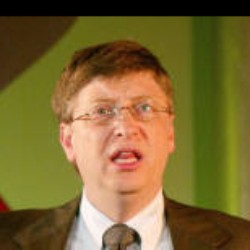
#> input picture facenet/lfw_subset/Bill_Gates/Bill_Gates_0001.jpg, 250 x 250 px, found by its file name
$ jupyter execute --allow-errors 'FaceNet for recognition and clustering.ipynb'   (shell and % lines are left out)   (older library calls are emulated)
#> lines starting #> are read from the running program, lines starting #| are printed output that depends on the picture
### facenet/align/align_dlib.py
# Copyright 2015-2016 Carnegie Mellon University
#
# Licensed under the Apache License, Version 2.0 (the "License");
# you may not use this file except in compliance with the License.
# You may obtain a copy of the License at
#
#     http://www.apache.org/licenses/LICENSE-2.0
#
# Unless required by applicable law or agreed to in writing, software
# distributed under the License is distributed on an "AS IS" BASIS,
# WITHOUT WARRANTIES OR CONDITIONS OF ANY KIND, either express or implied.
# See the License for the specific language governing permissions and
# limitations under the License.

"""Module for dlib-based alignment."""

# NOTE: This file has been copied from the openface project.
#  https://github.com/cmusatyalab/openface/blob/master/openface/align_dlib.py

import cv2
import dlib
import numpy as np

TEMPLATE = np.float32([
    (0.0792396913815, 0.339223741112), (0.0829219487236, 0.456955367943),
    (0.0967927109165, 0.575648016728), (0.122141515615, 0.691921601066),
    (0.168687863544, 0.800341263616), (0.239789390707, 0.895732504778),
    (0.325662452515, 0.977068762493), (0.422318282013, 1.04329000149),
    (0.531777802068, 1.06080371126), (0.641296298053, 1.03981924107),
    (0.738105872266, 0.972268833998), (0.824444363295, 0.889624082279),
    (0.894792677532, 0.792494155836), (0.939395486253, 0.681546643421),
    (0.96111933829, 0.562238253072), (0.970579841181, 0.441758925744),
    (0.971193274221, 0.322118743967), (0.163846223133, 0.249151738053),
    (0.21780354657, 0.204255863861), (0.291299351124, 0.192367318323),
    (0.367460241458, 0.203582210627), (0.4392945113, 0.233135599851),
    (0.586445962425, 0.228141644834), (0.660152671635, 0.195923841854),
    (0.737466449096, 0.182360984545), (0.813236546239, 0.192828009114),
    (0.8707571886, 0.235293377042), (0.51534533827, 0.31863546193),
    (0.516221448289, 0.396200446263), (0.517118861835, 0.473797687758),
    (0.51816430343, 0.553157797772), (0.433701156035, 0.604054457668),
    (0.475501237769, 0.62076344024), (0.520712933176, 0.634268222208),
    (0.565874114041, 0.618796581487), (0.607054002672, 0.60157671656),
    (0.252418718401, 0.331052263829), (0.298663015648, 0.302646354002),
    (0.355749724218, 0.303020650651), (0.403718978315, 0.33867711083),
    (0.352507175597, 0.349987615384), (0.296791759886, 0.350478978225),
    (0.631326076346, 0.334136672344), (0.679073381078, 0.29645404267),
    (0.73597236153, 0.294721285802), (0.782865376271, 0.321305281656),
    (0.740312274764, 0.341849376713), (0.68499850091, 0.343734332172),
    (0.353167761422, 0.746189164237), (0.414587777921, 0.719053835073),
    (0.477677654595, 0.706835892494), (0.522732900812, 0.717092275768),
    (0.569832064287, 0.705414478982), (0.635195811927, 0.71565572516),
    (0.69951672331, 0.739419187253), (0.639447159575, 0.805236879972),
    (0.576410514055, 0.835436670169), (0.525398405766, 0.841706377792),
    (0.47641545769, 0.837505914975), (0.41379548902, 0.810045601727),
    (0.380084785646, 0.749979603086), (0.477955996282, 0.74513234612),
    (0.523389793327, 0.748924302636), (0.571057789237, 0.74332894691),
    (0.672409137852, 0.744177032192), (0.572539621444, 0.776609286626),
    (0.5240106503, 0.783370783245), (0.477561227414, 0.778476346951)])

INV_TEMPLATE = np.float32([
                            (-0.04099179660567834, -0.008425234314031194, 2.575498465013183),
                            (0.04062510634554352, -0.009678089746831375, -1.2534351452524177),
                            (0.0003666902601348179, 0.01810332406086298, -0.32206331976076663)])

TPL_MIN, TPL_MAX = np.min(TEMPLATE, axis=0), np.max(TEMPLATE, axis=0)
MINMAX_TEMPLATE = (TEMPLATE - TPL_MIN) / (TPL_MAX - TPL_MIN)


class AlignDlib:
    """
    Use `dlib's landmark estimation <http://blog.dlib.net/2014/08/real-time-face-pose-estimation.html>`_ to align faces.

    The alignment preprocess faces for input into a neural network.
    Faces are resized to the same size (such as 96x96) and transformed
    to make landmarks (such as the eyes and nose) appear at the same
    location on every image.

    Normalized landmarks:

    .. image:: ../images/dlib-landmark-mean.png
    """

    #: Landmark indices corresponding to the inner eyes and bottom lip.
    INNER_EYES_AND_BOTTOM_LIP = [39, 42, 57]

    #: Landmark indices corresponding to the outer eyes and nose.
    OUTER_EYES_AND_NOSE = [36, 45, 33]

    def __init__(self, facePredictor):
        """
        Instantiate an 'AlignDlib' object.

        :param facePredictor: The path to dlib's
        :type facePredictor: str
        """
        assert facePredictor is not None

        #pylint: disable=no-member
        self.detector = dlib.get_frontal_face_detector()
        self.predictor = dlib.shape_predictor(facePredictor)

    # [103 lines left out: functions getAllFaceBoundingBoxes, getLargestFaceBoundingBox, findLandmarks, align, not called in this run]

### facenet/FaceNet for recognition and clustering.ipynb
[cell 1]
from IPython.core.display import HTML
HTML("""
<style>

div.text_cell_render { /* Customize text cells */

font-size:1.1em;
line-height:1.4em;

}
</style>
""")

[cell 2]
import numpy as np
import matplotlib.pyplot as plt
import matplotlib.image as mpimg
import cv2
import dlib
import os, pickle

[cell 3]
import tensorflow as tf

## Steps

1. Detect face using Dlib frontal face detector
- Align, i.e. rotate and scale the face to 160x160
- Run FaceNet on the resulting face to get a 128-d embedding
- Use PCA and LDA to demontrate resulting clusters.

[cell 4]
downloads_path = os.path.expanduser('~/Downloads')

## Face detection

#> (a cell that did not finish here is left out)

[cell 6]
_face_cascade = cv2.CascadeClassifier('cascades/haarcascade_frontalface_default.xml')

def dlib_rect_to_tuple(r):
    return (r[0], r[1], r[0] + r[2], r[1] + r[3])

def tuple_to_dlib_rect(t):
    return dlib.rectangle(*t)

def detect_face_haar_image(image):
    image = pre_process_for_face_detection(image)
    bbs = _face_cascade.detectMultiScale(image, scaleFactor=1.25,
                                 minNeighbors=3,
                                 minSize=(20, 20),
                                 flags = cv2.CASCADE_SCALE_IMAGE)
    tuples = [dlib_rect_to_tuple(r) for r in bbs]
    return tuples

def detect_face_haar(path):
    image = mpimg.imread(path)
    return detect_face_haar_image(image), image

[cell 7]
EXPECT_SIZE = 160

from align.align_dlib import AlignDlib
#> (the rest of this cell did not finish here and is left out)

[cell 8]
import os

# [16 lines left out: function box_all_faces, not called in this run]

[cell 9]
image_path = '/lfw/Bill_Gates/Bill_Gates_0001.jpg'

[cell 10]
def resize(img, target_w):
    r = target_w / img.shape[1]
    target_h = int(img.shape[0] * r)
    return cv2.resize(img, (target_w, target_h), interpolation = cv2.INTER_AREA)

img = mpimg.imread(downloads_path + image_path)
#> img is the input picture: shape (250, 250, 3); mean R, G, B 123.8, 103.5, 50.8
img = resize(img, 640)
print(img.shape)
#| (640, 640, 3)
plt.imshow(img)
#> (this line was passed over: IPython is not available in this run)

[cell 11]
gray = cv2.cvtColor(img, cv2.COLOR_BGR2GRAY)
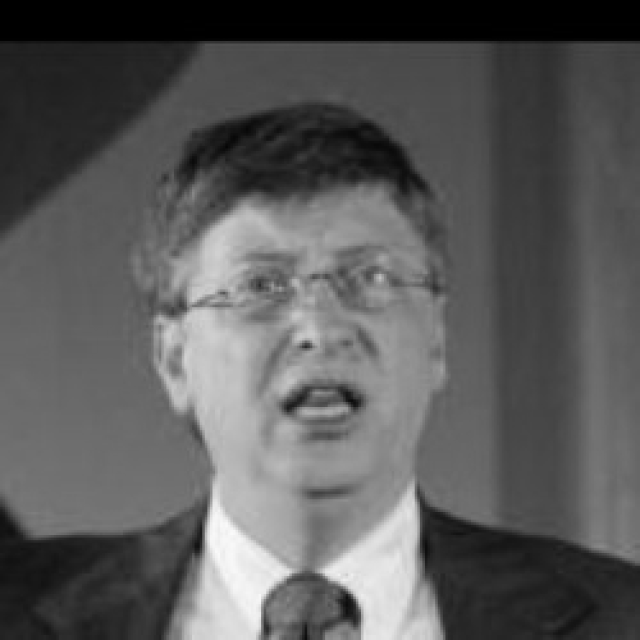
#> gray: shape (640, 640); min 0, max 250, mean 90
plt.imshow(gray, cmap='gray')
#> (this line was passed over: IPython is not available in this run)

[cell 12]
clahe = cv2.createCLAHE(clipLimit=2.0, tileGridSize=(8,8))
cl1 = clahe.apply(gray)
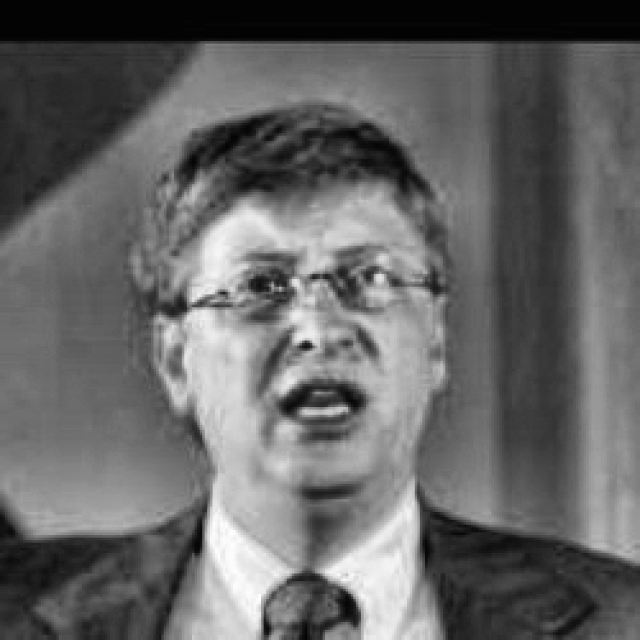
#> cl1: shape (640, 640); min 2, max 254, mean 101.5
plt.imshow(cl1, cmap='gray')
#> (this line was passed over: IPython is not available in this run)

$ run again, with facenet/lfw_subset/Bill_Gates/Bill_Gates_0004.jpg copied over facenet/lfw_subset/Bill_Gates/Bill_Gates_0001.jpg
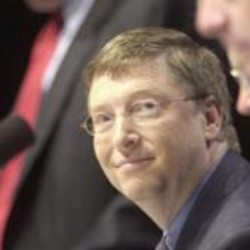
#> input picture facenet/lfw_subset/Bill_Gates/Bill_Gates_0004.jpg, 250 x 250 px, found by its file name
#> img is the input picture: shape (250, 250, 3); mean R, G, B 110.8, 92.1, 85.3
#| (640, 640, 3)
#> `gray = cv2.cvtColor(img, cv2.COLOR_BGR2GRAY)`:
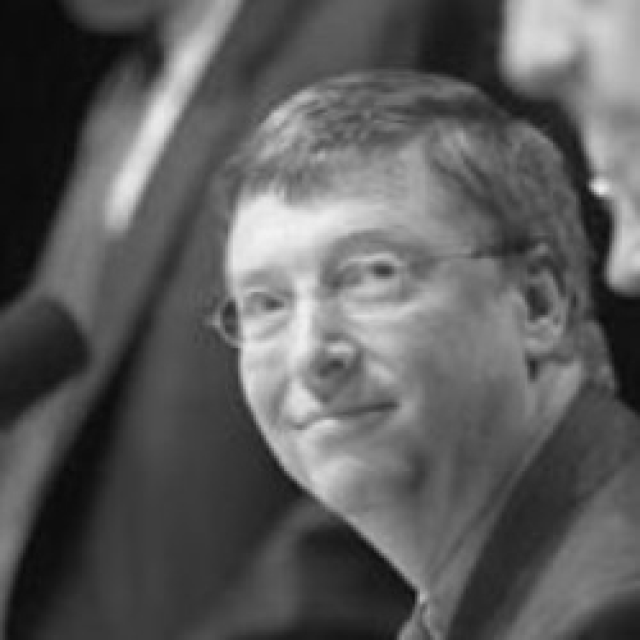
#> gray: shape (640, 640); min 9, max 242, mean 92.2
#> `cl1 = clahe.apply(gray)`:
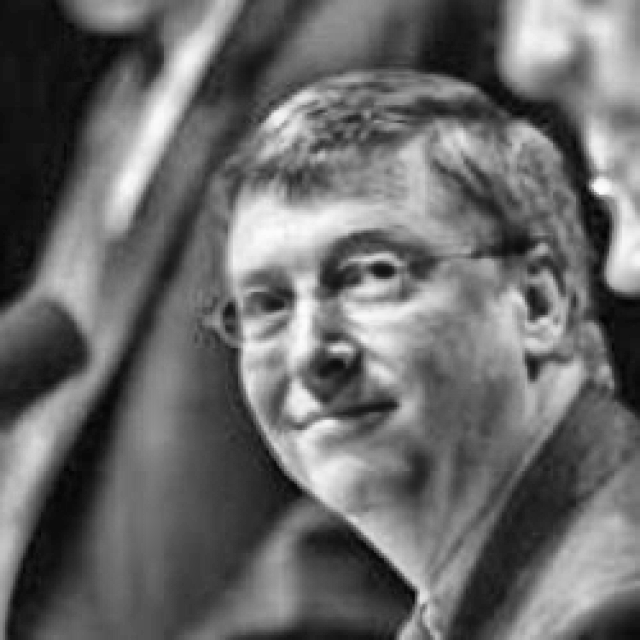
#> cl1: shape (640, 640); min 3, max 253, mean 105.6

$ run again, with facenet/lfw_subset/Bill_Gates/Bill_Gates_0005.jpg copied over facenet/lfw_subset/Bill_Gates/Bill_Gates_0001.jpg
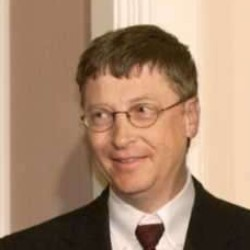
#> input picture facenet/lfw_subset/Bill_Gates/Bill_Gates_0005.jpg, 250 x 250 px, found by its file name
#> img is the input picture: shape (250, 250, 3); mean R, G, B 167, 135, 110.6
#| (640, 640, 3)
#> `gray = cv2.cvtColor(img, cv2.COLOR_BGR2GRAY)`:
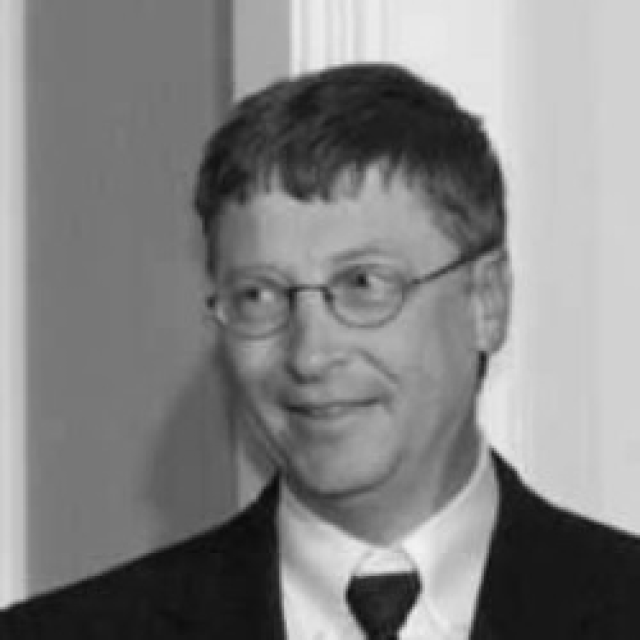
#> gray: shape (640, 640); min 10, max 243, mean 131.2
#> `cl1 = clahe.apply(gray)`:
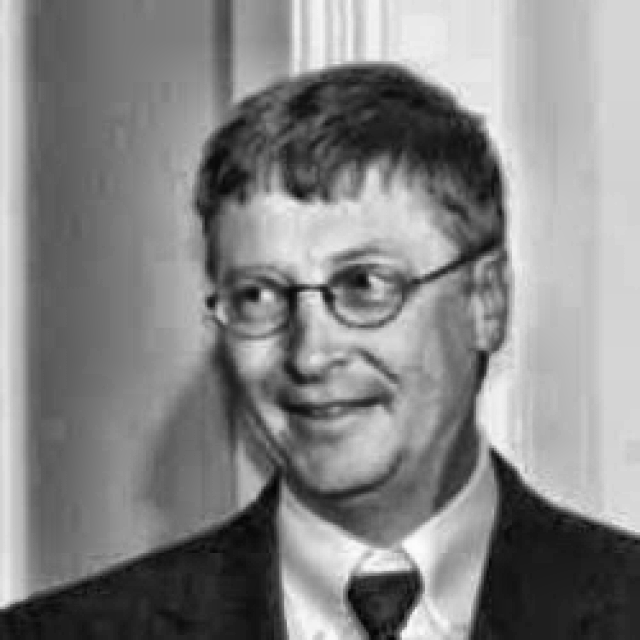
#> cl1: shape (640, 640); min 4, max 252, mean 133.4

$ run again, with facenet/lfw_subset/Bill_Gates/Bill_Gates_0006.jpg copied over facenet/lfw_subset/Bill_Gates/Bill_Gates_0001.jpg
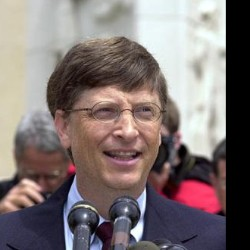
#> input picture facenet/lfw_subset/Bill_Gates/Bill_Gates_0006.jpg, 250 x 250 px, found by its file name
#> img is the input picture: shape (250, 250, 3); mean R, G, B 128.1, 116.3, 115.8
#| (640, 640, 3)
#> `gray = cv2.cvtColor(img, cv2.COLOR_BGR2GRAY)`:
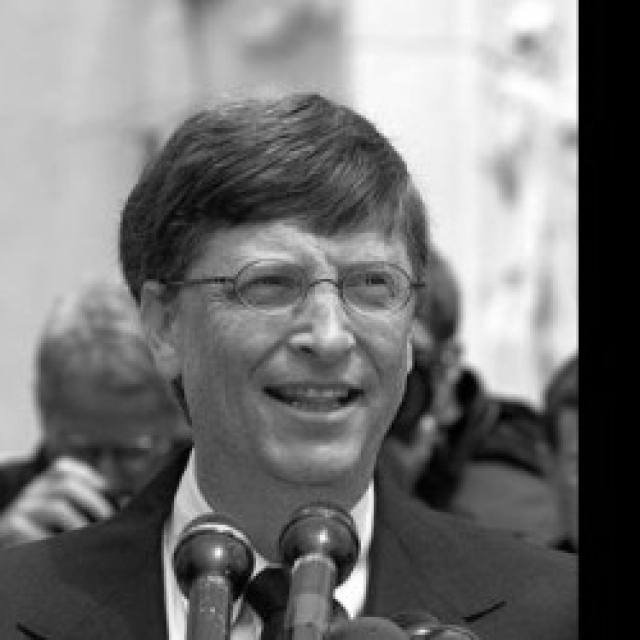
#> gray: shape (640, 640); min 0, max 255, mean 117.4
#> `cl1 = clahe.apply(gray)`:
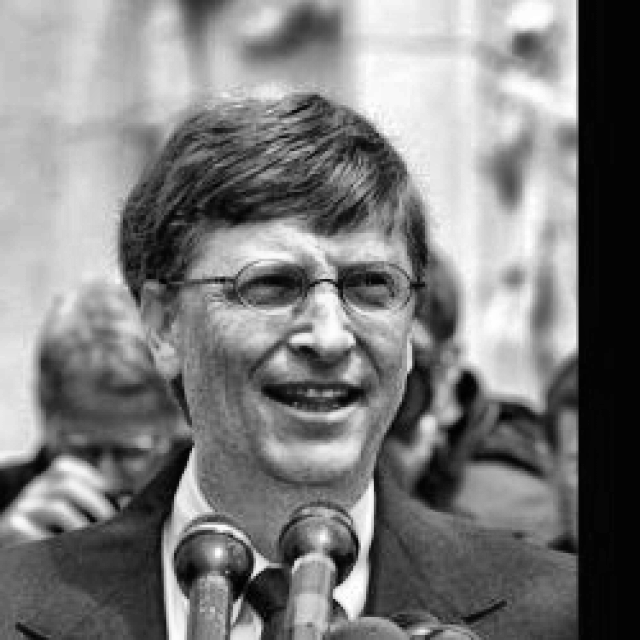
#> cl1: shape (640, 640); min 0, max 255, mean 124.9
